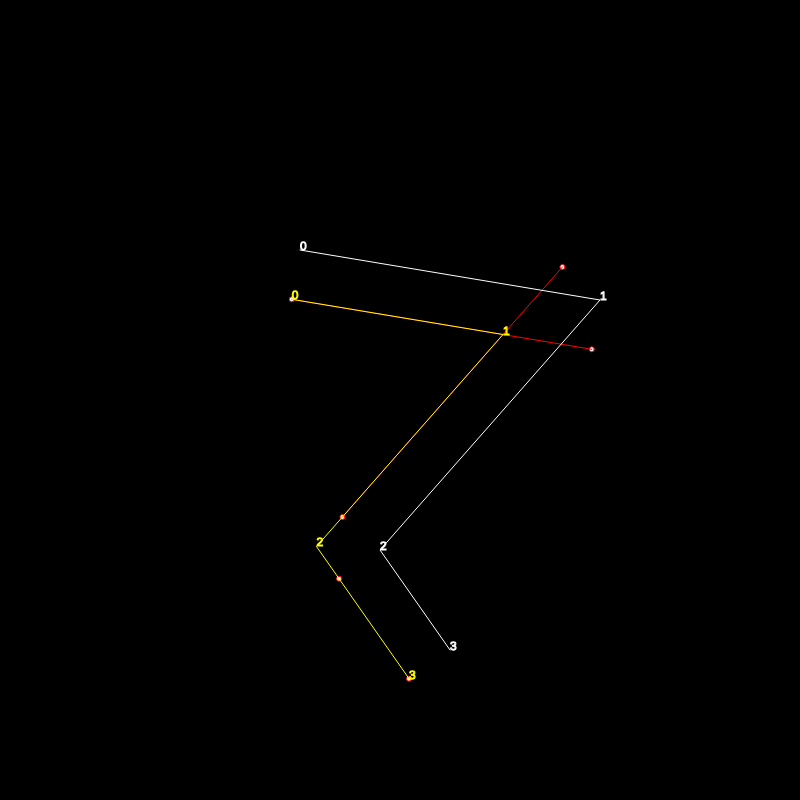
Frame 1 (no input)
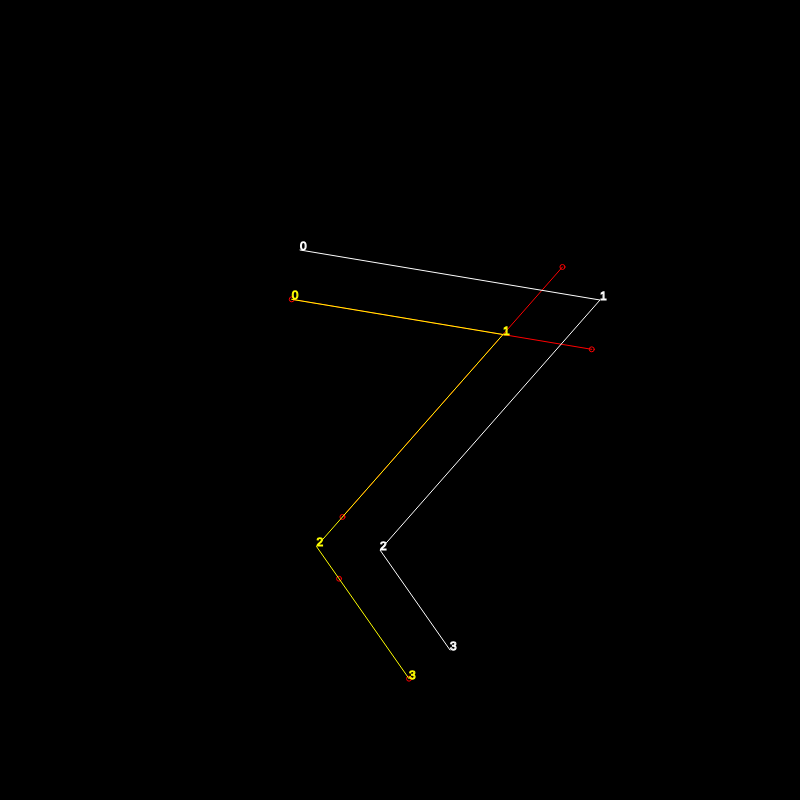
Frame 60 (no input)
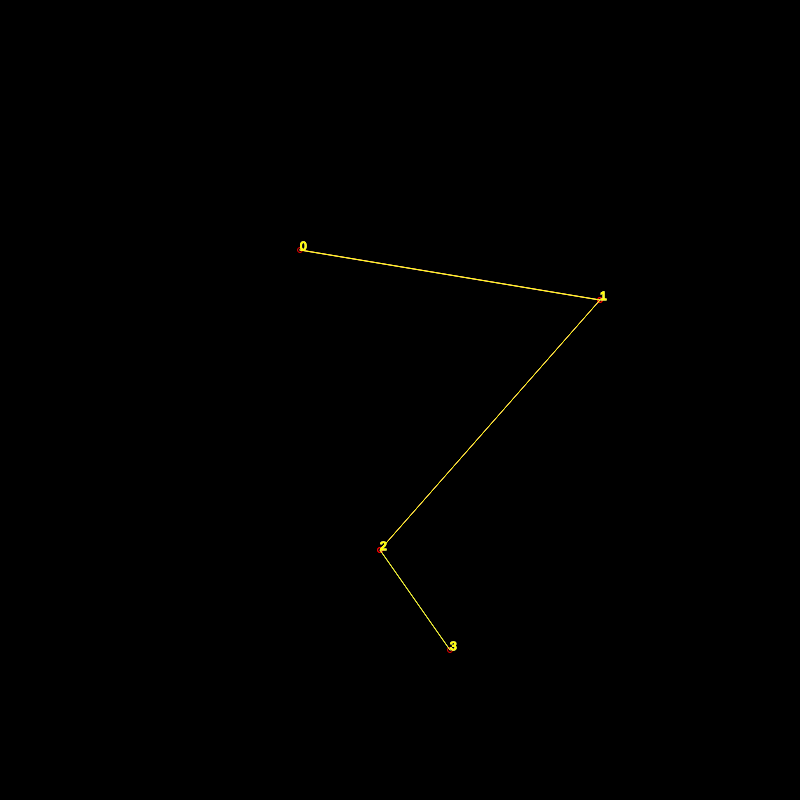
Frame 120 (the mouse pressed at the canvas centre since frame 60)

The p5.js sketch that drew these frames (run headless with seeded random() and noise() and a simulated clock; from frame 60 on, the mouse is pressed at the canvas centre):

// p5.js sketch
// ── sketch.js
let vertices =[];

function setup() {
  createCanvas(800, 800);

  vertices.push(createVector(300, 250));
  vertices.push(createVector(600, 300));
  vertices.push(createVector(380, 550));
  vertices.push(createVector(450, 650));
}

function draw() {
  background(220);


  background(0);

  let offset = map(mouseX,0,width,-50,50);

  let offset_points = getOffsetPath(vertices, offset);

 // fill(255, 0, 0, 90);
  noFill();
  stroke(255);
  beginShape();
  for (let i = 0; i < vertices.length; i++) {
    vertex(vertices[i].x, vertices[i].y);
    text(i, vertices[i].x, vertices[i].y);
  }
  endShape();

 // fill(255, 255, 0, 90);
  stroke(255,255,0);
  beginShape();
  for (let i = 0; i < offset_points.length; i++) {
    vertex(offset_points[i].x, offset_points[i].y);
    text(i, offset_points[i].x, offset_points[i].y);
  
  }
  endShape();
}



function getOffsetPath( points,  offset) {

  let new_lines = [];

  for (let i = 0; i < points.length -1; i++) {
    let start = points[i].copy();
    let end = points[i+1].copy();

    let ang = atan2(start.y - end.y, start.x - end.x);
    ang += HALF_PI;
    let dx = cos(ang) * offset;
    let dy = sin(ang) * offset;
    start.x += dx;
    start.y += dy;
    end.x += dx;
    end.y += dy;
    let a = createVector(start.x, start.y);
    let b = createVector(end.x, end.y);

    push();
    stroke(255,0,0);
    circle(a.x, a.y, 5);
    circle(b.x, b.y, 5);
    pop();

    let l = new Line(a, b);

    new_lines.push(l);
  }
  
  let offset_points = [];

  offset_points.push(new_lines[0].p1);

  for (let i = 0; i < new_lines.length -1; i++) {
    new_lines[i].render();
    let a = new_lines[i];
    let b = new_lines[(i+1)];
    let p = getLineIntersection(a.p1, a.p2, b.p1, b.p2);
    let v = createVector(p.x, p.y);
    offset_points.push(v);
  }

  offset_points.push(new_lines[new_lines.length-1].p2);

  return offset_points;
}


class Line {

  

  //----------------------------------

  constructor(  p1_,  p2_ ) {
    this.p1 = p1_;
    this.p2 = p2_;
  }


  

  //----------------------------------

  render(){
    stroke(255,0,0);
    line( this.p1.x, this.p1.y, this.p2.x, this.p2.y );
  }
  
  //----------------------------------
}



function getLineIntersection( p1, p2, p3, p4 ) {
  let aux = null; //new Punto();
  let intersects = false;

  let x = 0;
  let y = 0;

  let a = p2.y - p1.y;
  let b = p2.x - p1.x;
  let c = p4.y - p3.y;
  let d = p4.x - p3.x;

  if ( b != 0 && d != 0 ) {

    let ab = a/b;
    let cd = c/d;

    let e = p3.y - p1.y + p1.x*ab - p3.x*cd;

    let p = ab-cd;

    if ( p != 0) {
      x = e / p;
      y = map( x, p1.x, p2.x, p1.y, p2.y );
      existe = true;
    }
  } 
  else {
    if ( b == 0 && d != 0 ) {
      x = p1.x;
      y = map( x, p3.x, p4.x, p3.y, p4.y );
      existe = true;
    } 
    else if ( b != 0 && d == 0 ) {
      x = p3.x;
      y = map( x, p1.x, p2.x, p1.y, p2.y );
      existe = true;
    }
  }

  if ( existe ) {
    aux = createVector(x, y);
  }
  return aux;
}
